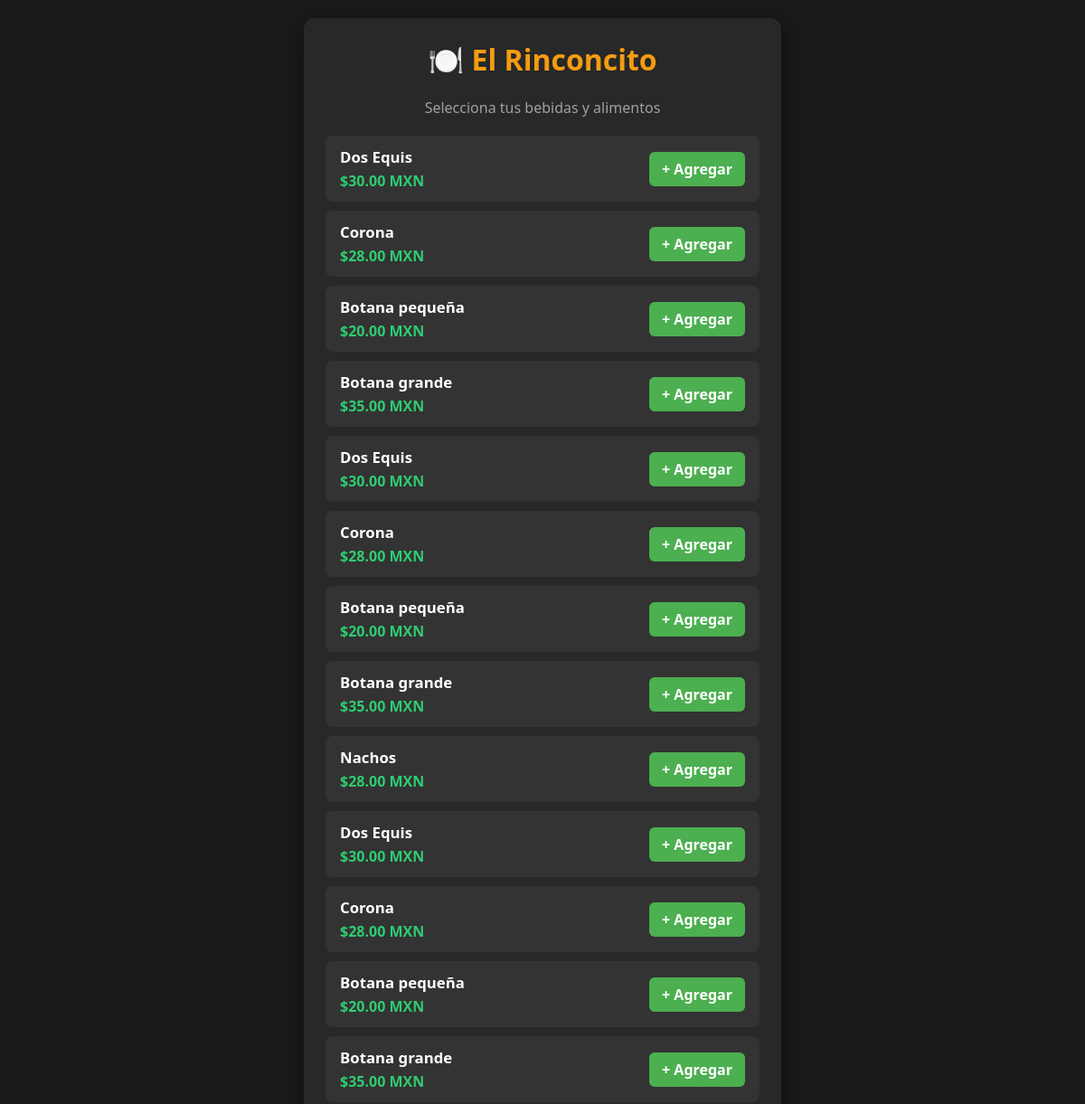
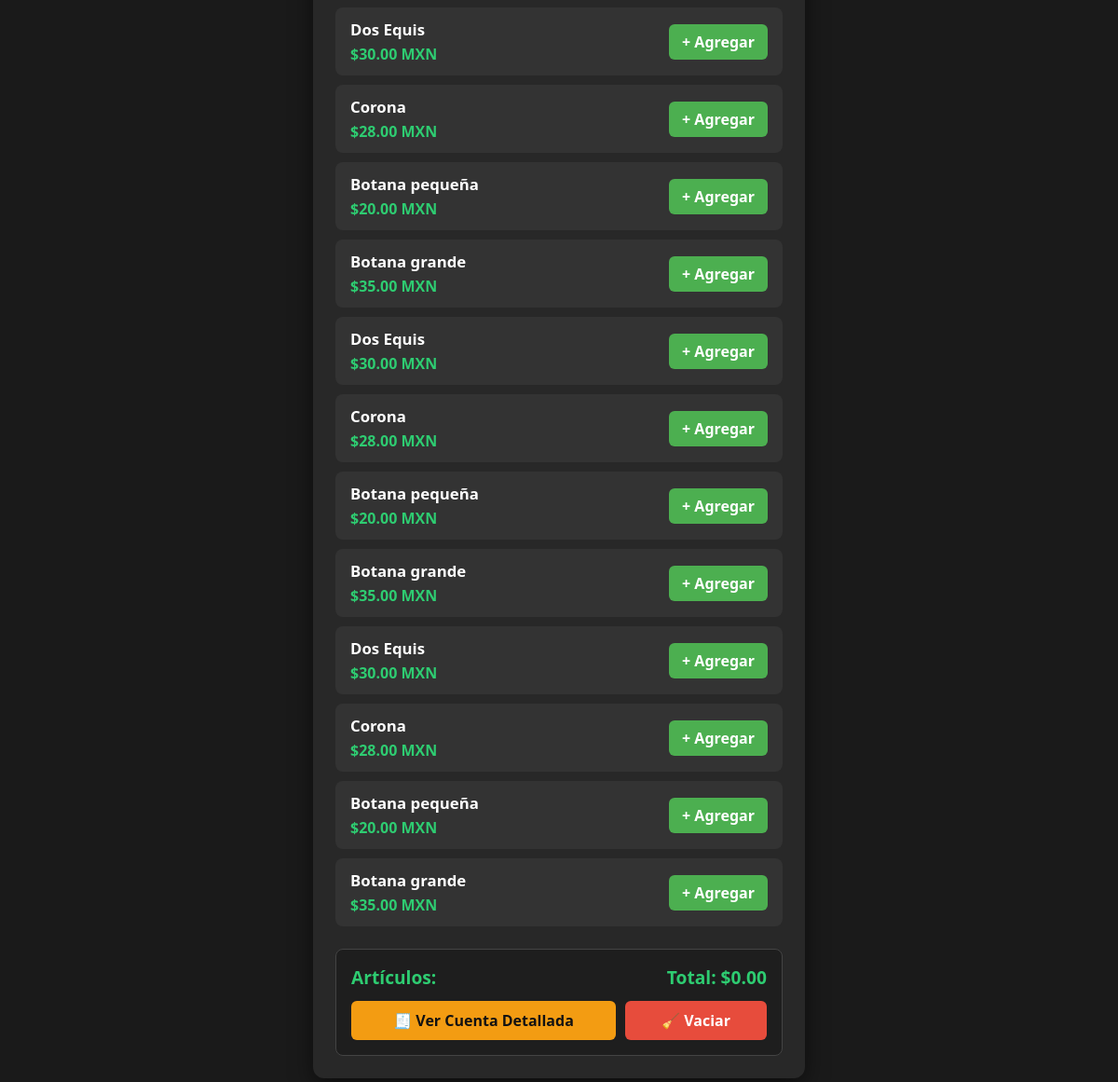
The app's page /pedidos with its own data (2 pictures, top to bottom).
### tables this page shows
CREATE TABLE productos (
            id INTEGER PRIMARY KEY AUTOINCREMENT,
            nombre TEXT NOT NULL,
            precio REAL NOT NULL
        );

### app.py (the view)
@app.route("/pedidos")
def pedidos():
    productos = cargar_productos()
    return render_template("index.html", productos=productos, total=total)

### app.py (called while the page is built)
def get_conexion():
    conexion = sqlite3.connect(DB_PATH)
    conexion.row_factory = sqlite3.Row  # permite acceder por nombre: fila['precio']
    return conexion

def cargar_productos():
    conexion = get_conexion()
    cursor = conexion.cursor()
    cursor.execute("SELECT id, nombre, precio FROM productos")
    productos = cursor.fetchall()
    conexion.close()
    return productos

### templates/index.html (shortened to what this page needs)
<!DOCTYPE html>
<html lang="es">
<head>
</head>
<body>
  <div class="contenedor">
    <h1>🍽️ El Rinconcito</h1>
    <p class="subtitulo">Selecciona tus bebidas y alimentos</p>
    <div class="lista-productos">
      {% for producto in productos %}
      <div class="tarjeta-producto">
        <div class="info-producto">
          <strong>{{ producto['nombre'] }}</strong>
          <span>${{ "%.2f"|format(producto['precio']) }} MXN</span>
        </div>
        <a href="{{ url_for('agregar', producto_id=producto['id']) }}" class="btn-agregar">+ Agregar</a>
      </div>
      {% else %}
      <p style="text-align: center; color: #888;">No hay productos registrados en bar.db.</p>
      {% endfor %}
    </div>
    <div class="barra-resumen">
      <div class="fila-total">
        <span>Artículos: {{ items_en_carrito }}</span>
        <span>Total: ${{ "%.2f"|format(total) }}</span>
      </div>
      <div class="botones-accion">
        <a href="{{ url_for('pedido') }}" class="btn-ver-pedido">🧾 Ver Cuenta Detallada</a>
        <a href="{{ url_for('reiniciar') }}" class="btn-reiniciar">🧹 Vaciar</a>
      </div>
    </div>
  </div>
</body>
</html>

### templates/index.html (style rules this page uses)
body { font-family: 'Segoe UI', Tahoma, Geneva, Verdana, sans-serif; background-color: #1a1a1a; color: #ffffff; margin: 0; padding: 20px; display: flex; justify-content: center; }
.contenedor { max-width: 480px; width: 100%; background-color: #282828; border-radius: 12px; padding: 24px; box-shadow: 0 8px 24px rgba(0,0,0,0.5); }
h1 { text-align: center; color: #f39c12; margin-top: 0; }
p.subtitulo { text-align: center; color: #a0a0a0; margin-bottom: 20px; }
.tarjeta-producto { display: flex; justify-content: space-between; align-items: center; background-color: #333333; padding: 12px 16px; border-radius: 8px; margin-bottom: 10px; }
.info-producto strong { font-size: 1.05rem; }
.info-producto span { display: block; color: #2ecc71; font-weight: bold; margin-top: 4px; }
.btn-agregar { background-color: #4CAF50; color: white; text-decoration: none; padding: 8px 14px; border-radius: 6px; font-weight: bold; transition: background 0.2s; }
.barra-resumen { margin-top: 24px; padding: 16px; background-color: #1e1e1e; border-radius: 8px; border: 1px solid #444; }
.fila-total { display: flex; justify-content: space-between; font-size: 1.2rem; font-weight: bold; color: #2ecc71; margin-bottom: 12px; }
.botones-accion { display: flex; gap: 10px; }
.btn-ver-pedido { flex: 2; background-color: #f39c12; color: #121212; text-align: center; text-decoration: none; padding: 10px; border-radius: 6px; font-weight: bold; }
.btn-reiniciar { flex: 1; background-color: #e74c3c; color: white; text-align: center; text-decoration: none; padding: 10px; border-radius: 6px; font-weight: bold; }

### records on screen
productos: nombre "Dos Equis", precio "30.00"
productos: nombre "Corona", precio "28.00"
productos: nombre "Botana pequeña", precio "20.00"
productos: nombre "Botana grande", precio "35.00"
productos: nombre "Dos Equis", precio "30.00"
productos: nombre "Corona", precio "28.00"
productos: nombre "Botana pequeña", precio "20.00"
productos: nombre "Botana grande", precio "35.00"
productos: nombre "Nachos", precio "28.00"
productos: nombre "Dos Equis", precio "30.00"
productos: nombre "Corona", precio "28.00"
productos: nombre "Botana pequeña", precio "20.00"
productos: nombre "Botana grande", precio "35.00"
productos: nombre "Dos Equis", precio "30.00"
productos: nombre "Corona", precio "28.00"
productos: nombre "Botana pequeña", precio "20.00"
productos: nombre "Botana grande", precio "35.00"
productos: nombre "Dos Equis", precio "30.00"
productos: nombre "Corona", precio "28.00"
productos: nombre "Botana pequeña", precio "20.00"
productos: nombre "Botana grande", precio "35.00"
productos: nombre "Dos Equis", precio "30.00"
productos: nombre "Corona", precio "28.00"
productos: nombre "Botana pequeña", precio "20.00"
productos: nombre "Botana grande", precio "35.00"

### other values on screen
{{ "%.2f"|format(total) }} "0.00"
